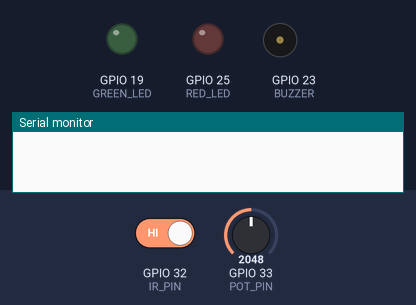
Recording of a sketch running on a simulated ESP32. Parts: output pins drawn as LEDs (lit = HIGH), buzzer (waves = sounding, pin HIGH), the last lines printed to the serial monitor. The test bench sets the inputs (shaded band); at power-on: GPIO 32 (IR_PIN) HIGH, GPIO 33 (POT_PIN) = 2048.

Above: at 1.2 s.
1.3 s: GPIO 32 (IR_PIN) driven LOW
At 1.8 s:
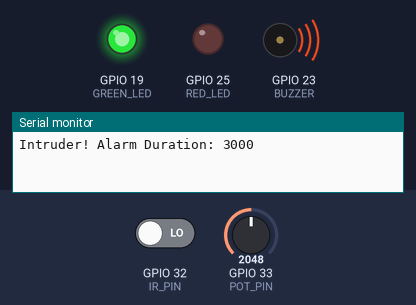
At 5.3 s:
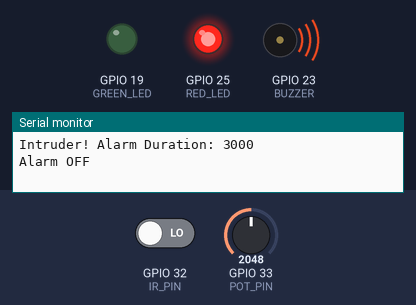
Timing chart, 0 to 6.8 s (numbered marks = the images above; inputs shaded):
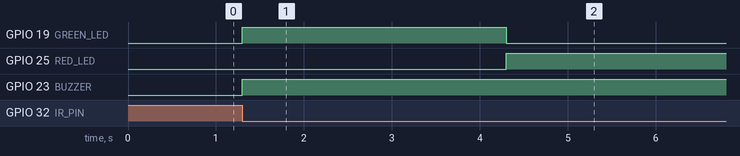

Measured:
- after the input at 1.3 s, GPIO 19 (GREEN_LED): LOW → HIGH at once, → LOW 3.0 s later; GPIO 25 (RED_LED): LOW → HIGH after 3.0 s; GPIO 23 (BUZZER): LOW → HIGH at once

The sketch:

Finale.ino
```cpp
#include <Arduino.h>

// ---------------- Pins ----------------
#define IR_PIN      32
#define POT_PIN     33
#define RED_LED     25
#define GREEN_LED   19
#define BUZZER      23

// --------------- FreeRTOS Objects ---------------
QueueHandle_t potQueue;
SemaphoreHandle_t irSemaphore;
TimerHandle_t alarmTimer;

// Alarm duration (ms)
int alarmDuration = 2000;

//--------------------------------------------------
// Timer Callback
//--------------------------------------------------
void timerCallback(TimerHandle_t xTimer)
{
    digitalWrite(RED_LED, HIGH);
    digitalWrite(GREEN_LED, LOW);
    digitalWrite(BUZZER, HIGH);

    Serial.println("Alarm OFF");
}

//--------------------------------------------------
// ISR
//--------------------------------------------------
void IRAM_ATTR irISR()
{
    BaseType_t higherPriorityTaskWoken = pdFALSE;

    xSemaphoreGiveFromISR(irSemaphore, &higherPriorityTaskWoken);

    portYIELD_FROM_ISR(higherPriorityTaskWoken);
}

//--------------------------------------------------
// Potentiometer Task
//--------------------------------------------------
void PotTask(void *pvParameters)
{
    int value;

    while (1)
    {
        value = analogRead(POT_PIN);

        // Convert ADC to 1000-5000 ms
        int duration = map(value, 0, 4095, 1000, 5000);

        xQueueOverwrite(potQueue, &duration);

        vTaskDelay(pdMS_TO_TICKS(100));
    }
}

//--------------------------------------------------
// Alarm Task
//--------------------------------------------------
void AlarmTask(void *pvParameters)
{
    int duration;

    while (1)
    {
        if (xSemaphoreTake(irSemaphore, portMAX_DELAY) == pdTRUE)
        {
            if (xQueueReceive(potQueue, &duration, 0) == pdTRUE)
            {
                alarmDuration = duration;
            }

            Serial.print("Intruder! Alarm Duration: ");
            Serial.println(alarmDuration);

            digitalWrite(GREEN_LED, HIGH);
            digitalWrite(RED_LED, LOW);
            digitalWrite(BUZZER, HIGH);

            // Restart timer with new duration
            xTimerChangePeriod(alarmTimer,
                               pdMS_TO_TICKS(alarmDuration),
                               0);

            xTimerStart(alarmTimer, 0);
        }
    }
}

//--------------------------------------------------
void setup()
{
    Serial.begin(115200);

    pinMode(IR_PIN, INPUT_PULLUP);

    pinMode(RED_LED, OUTPUT);
    pinMode(GREEN_LED, OUTPUT);
    pinMode(BUZZER, OUTPUT);

    digitalWrite(GREEN_LED, LOW);

    // Queue stores one integer
    potQueue = xQueueCreate(1, sizeof(int));

    // Binary Semaphore
    irSemaphore = xSemaphoreCreateBinary();

    // Software Timer
    alarmTimer = xTimerCreate(
        "Alarm Timer",
        pdMS_TO_TICKS(2000),
        pdFALSE,
        NULL,
        timerCallback);

    // Tasks
    xTaskCreate(
        PotTask,
        "Pot Task",
        2048,
        NULL,
        1,
        NULL);

    xTaskCreate(
        AlarmTask,
        "Alarm Task",
        2048,
        NULL,
        2,
        NULL);

    attachInterrupt(
        digitalPinToInterrupt(IR_PIN),
        irISR,
        FALLING);
}

void loop()
{
}
```
